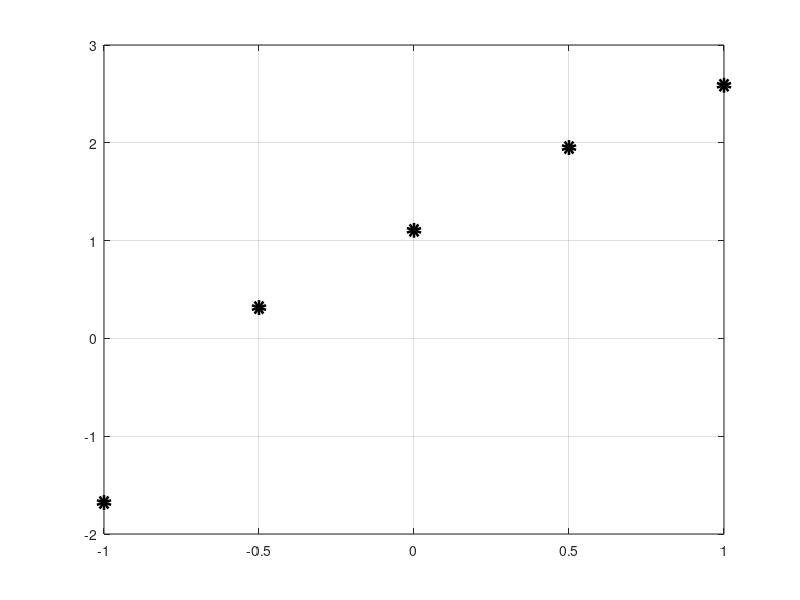
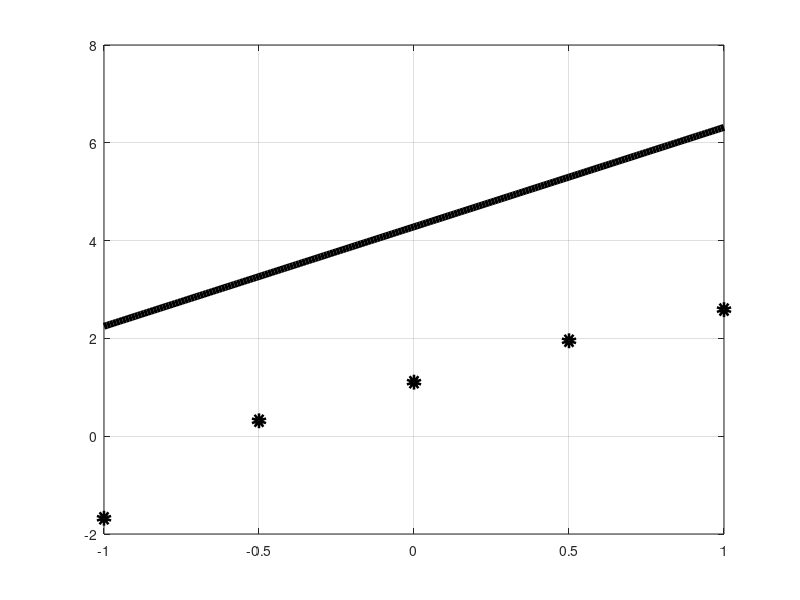

These figures' MATLAB source, in order:
x = [-1, -0.5, 0, 0.5, 1]
y = [-1.6781, 0.3151, 1.1051, 1.9512, 2.5884]

plot(x, y, 'ok', 'LineWidth',5)
grid on
print -dpng linearni_funkce_body.png

A = [ 5, 0;
      0, 2.5]

A = [ sum(1), sum(x);
      sum(x), sum(x.*x) ]

b = [ sum(y), sum(y.*x) ]

A_alt = fliplr(vander(x,2))' * fliplr(vander(x,2))
b_alt = fliplr(vander(x,2))' * y'

koef = A \b'
linearni_funkce = @(x) koef(1) + koef(2)*x

x_p = [x(1) : 0.01 : x(end)];

hold on
plot(x, y, 'ok')
plot(x_p, linearni_funkce(x_p), 'k', 'LineWidth',5)
grid on
print -dpng linearni_funkce.png

% -------------------------------------------------------------------------------

x = [-1, -0.5, 0, 0.5, 1]
y = [3, 4, 7, 18, 30]

%plot(x, y, 'ok')
%print -dpng linearni_fce.png
